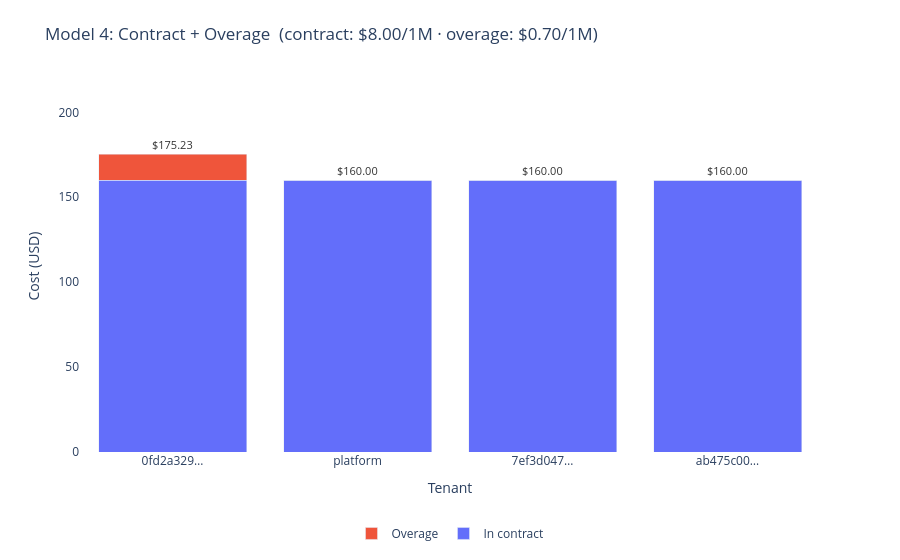

Notebook code for this chart:
### Markdown cell above
### Chart Guide

**Purpose:** Shows the cost breakdown between the contracted portion and the overage,
making it easy to see which tenants are significantly over-running their commitments.

**Chart Attributes**

| | |
|---|---|
| **Chart type** | Stacked bar chart |
| **X axis** | Tenant |
| **Y axis** | Cost in USD |
| **Blue segment** | In-contract portion (at contract rate) |
| **Red segment** | Overage portion (at overage rate) |
| **Top label** | Total cost |

**Insights:** A large red segment means a tenant significantly exceeded their commitment —
a signal to move them to a higher contract tier.
A tenant with no red segment is within contract and may be a candidate for a smaller tier.
> Contract: $8/1M · Overage: $0.70/1M (configurable in Section 2).

### Code cell
if fig_45 is not None:
    fig_45.show()

### Figure 1 — Plotly figure (JSON) as saved in the notebook; plotly's stock layout.template omitted (floating-point values rounded to 4 significant figures)
{"data": [{"customdata": [["0fd2a329-b354-44ad-90e7-16f00fa85948", 20000000], ["platform", 20000000], ["7ef3d047-2729-402c-a956-3292c88329a7", 20000000], ["ab475c00-63cc-4b75-abcf-9c4513505e31", 20000000]], "hovertemplate": "<b>%{customdata[0]}</b><br>Contract commitment: %{customdata[1]:,.0f} calls<br>Fixed cost: $%{y:,.2f}<extra></extra>", "marker": {"color": "#636EFA"}, "name": "In contract", "type": "bar", "x": ["0fd2a329…", "platform", "7ef3d047…", "ab475c00…"], "y": [160.0, 160.0, 160.0, 160.0]}, {"customdata": [["0fd2a329-b354-44ad-90e7-16f00fa85948", 21760886], ["platform", 0], ["7ef3d047-2729-402c-a956-3292c88329a7", 0], ["ab475c00-63cc-4b75-abcf-9c4513505e31", 0]], "hovertemplate": "<b>%{customdata[0]}</b><br>Overage calls: %{customdata[1]:,.0f}<br>Overage cost: $%{y:,.2f}<extra></extra>", "marker": {"color": "#EF553B"}, "name": "Overage", "type": "bar", "x": ["0fd2a329…", "platform", "7ef3d047…", "ab475c00…"], "y": [15.23, 0.0, 0.0, 0.0]}], "layout": {"annotations": [{"font": {"color": "#333", "size": 11}, "showarrow": false, "text": "$175.23", "x": "0fd2a329…", "y": 175.2, "yshift": 10}, {"font": {"color": "#333", "size": 11}, "showarrow": false, "text": "$160.00", "x": "platform", "y": 160, "yshift": 10}, {"font": {"color": "#333", "size": 11}, "showarrow": false, "text": "$160.00", "x": "7ef3d047…", "y": 160, "yshift": 10}, {"font": {"color": "#333", "size": 11}, "showarrow": false, "text": "$160.00", "x": "ab475c00…", "y": 160, "yshift": 10}], "barmode": "stack", "legend": {"orientation": "h", "x": 0.5, "xanchor": "center", "y": -0.18}, "margin": {"b": 100, "l": 80, "r": 80, "t": 80}, "plot_bgcolor": "white", "title": {"text": "Model 4: Contract + Overage  (contract: $8.00/1M · overage: $0.70/1M)"}, "xaxis": {"title": {"text": "Tenant"}}, "yaxis": {"range": [0, 219.0], "title": {"text": "Cost (USD)"}}}}
